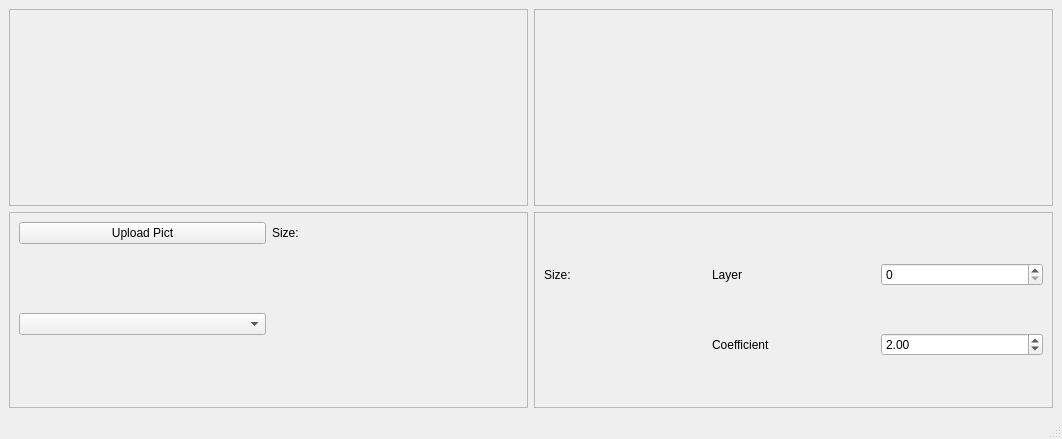
<?xml version="1.0" encoding="UTF-8"?>
<ui version="4.0">
 <class>pyram</class>
 <widget class="QMainWindow" name="pyram">
  <property name="geometry">
   <rect>
    <x>0</x>
    <y>0</y>
    <width>1062</width>
    <height>439</height>
   </rect>
  </property>
  <property name="windowTitle">
   <string>pyram</string>
  </property>
  <widget class="QWidget" name="centralwidget">
   <layout class="QGridLayout" name="gridLayout">
    <item row="0" column="0">
     <widget class="QScrollArea" name="scrollArea">
      <property name="widgetResizable">
       <bool>true</bool>
      </property>
      <widget class="QWidget" name="scrollAreaWidgetContents">
       <property name="geometry">
        <rect>
         <x>0</x>
         <y>0</y>
         <width>768</width>
         <height>481</height>
        </rect>
       </property>
       <layout class="QGridLayout" name="gridLayout_2">
        <item row="0" column="0">
         <widget class="QLabel" name="lb_img">
          <property name="text">
           <string/>
          </property>
          <property name="pixmap">
           <pixmap>D:/Downloads/blossom.jpg</pixmap>
          </property>
         </widget>
        </item>
       </layout>
      </widget>
     </widget>
    </item>
    <item row="0" column="1">
     <widget class="QScrollArea" name="scrollArea_2">
      <property name="widgetResizable">
       <bool>true</bool>
      </property>
      <widget class="QWidget" name="scrollAreaWidgetContents_2">
       <property name="geometry">
        <rect>
         <x>0</x>
         <y>0</y>
         <width>768</width>
         <height>481</height>
        </rect>
       </property>
       <layout class="QGridLayout" name="gridLayout_3">
        <item row="0" column="0">
         <widget class="QLabel" name="lb_img_pyr">
          <property name="text">
           <string/>
          </property>
          <property name="pixmap">
           <pixmap>D:/Downloads/blossom.jpg</pixmap>
          </property>
         </widget>
        </item>
       </layout>
      </widget>
     </widget>
    </item>
    <item row="1" column="0">
     <widget class="QScrollArea" name="scrollArea_3">
      <property name="widgetResizable">
       <bool>true</bool>
      </property>
      <widget class="QWidget" name="scrollAreaWidgetContents_3">
       <property name="geometry">
        <rect>
         <x>0</x>
         <y>0</y>
         <width>517</width>
         <height>72</height>
        </rect>
       </property>
       <layout class="QGridLayout" name="gridLayout_5">
        <item row="0" column="1">
         <widget class="QLabel" name="lb_size">
          <property name="text">
           <string>Size:</string>
          </property>
         </widget>
        </item>
        <item row="0" column="0">
         <widget class="QPushButton" name="pushButton">
          <property name="text">
           <string>Upload Pict</string>
          </property>
         </widget>
        </item>
        <item row="1" column="0">
         <widget class="QComboBox" name="comboBox"/>
        </item>
        <item row="1" column="1">
         <spacer name="verticalSpacer">
          <property name="orientation">
           <enum>Qt::Vertical</enum>
          </property>
          <property name="sizeHint" stdset="0">
           <size>
            <width>20</width>
            <height>40</height>
           </size>
          </property>
         </spacer>
        </item>
       </layout>
      </widget>
     </widget>
    </item>
    <item row="1" column="1">
     <widget class="QScrollArea" name="scrollArea_4">
      <property name="widgetResizable">
       <bool>true</bool>
      </property>
      <widget class="QWidget" name="scrollAreaWidgetContents_4">
       <property name="geometry">
        <rect>
         <x>0</x>
         <y>0</y>
         <width>517</width>
         <height>72</height>
        </rect>
       </property>
       <layout class="QGridLayout" name="gridLayout_4">
        <item row="1" column="1">
         <widget class="QLabel" name="label_2">
          <property name="text">
           <string>Layer</string>
          </property>
         </widget>
        </item>
        <item row="1" column="2">
         <widget class="QSpinBox" name="spinBox"/>
        </item>
        <item row="2" column="1">
         <widget class="QLabel" name="label_3">
          <property name="text">
           <string>Coefficient</string>
          </property>
         </widget>
        </item>
        <item row="2" column="2">
         <widget class="QDoubleSpinBox" name="lb_par">
          <property name="value">
           <double>2.000000000000000</double>
          </property>
         </widget>
        </item>
        <item row="1" column="0">
         <widget class="QLabel" name="lb_size_pyr">
          <property name="text">
           <string>Size:</string>
          </property>
         </widget>
        </item>
       </layout>
      </widget>
     </widget>
    </item>
   </layout>
  </widget>
  <widget class="QMenuBar" name="menubar">
   <property name="geometry">
    <rect>
     <x>0</x>
     <y>0</y>
     <width>1062</width>
     <height>21</height>
    </rect>
   </property>
  </widget>
  <widget class="QStatusBar" name="statusbar"/>
 </widget>
 <resources/>
 <connections/>
</ui>
